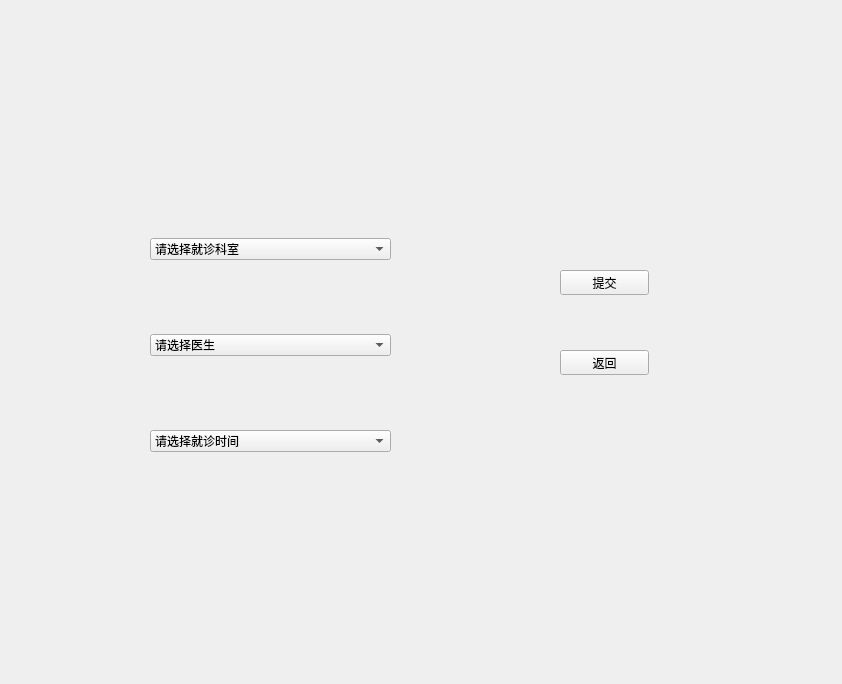
<?xml version="1.0" encoding="UTF-8"?>
<ui version="4.0">
 <class>Registration</class>
 <widget class="QWidget" name="Registration">
  <property name="geometry">
   <rect>
    <x>0</x>
    <y>0</y>
    <width>842</width>
    <height>684</height>
   </rect>
  </property>
  <property name="windowTitle">
   <string>Form</string>
  </property>
  <widget class="QPushButton" name="pushButton">
   <property name="geometry">
    <rect>
     <x>560</x>
     <y>270</y>
     <width>89</width>
     <height>25</height>
    </rect>
   </property>
   <property name="text">
    <string>提交</string>
   </property>
  </widget>
  <widget class="QPushButton" name="pushButton_2">
   <property name="geometry">
    <rect>
     <x>560</x>
     <y>350</y>
     <width>89</width>
     <height>25</height>
    </rect>
   </property>
   <property name="text">
    <string>返回</string>
   </property>
  </widget>
  <widget class="QWidget" name="layoutWidget">
   <property name="geometry">
    <rect>
     <x>150</x>
     <y>170</y>
     <width>241</width>
     <height>351</height>
    </rect>
   </property>
   <layout class="QVBoxLayout" name="verticalLayout">
    <item>
     <widget class="QComboBox" name="comboBox">
      <item>
       <property name="text">
        <string>请选择就诊科室</string>
       </property>
      </item>
      <item>
       <property name="text">
        <string>骨科</string>
       </property>
      </item>
      <item>
       <property name="text">
        <string>皮肤科</string>
       </property>
      </item>
      <item>
       <property name="text">
        <string>内科</string>
       </property>
      </item>
      <item>
       <property name="text">
        <string>外科</string>
       </property>
      </item>
      <item>
       <property name="text">
        <string>眼科</string>
       </property>
      </item>
      <item>
       <property name="text">
        <string>耳鼻喉科</string>
       </property>
      </item>
      <item>
       <property name="text">
        <string>心脑血管科</string>
       </property>
      </item>
      <item>
       <property name="text">
        <string>儿科</string>
       </property>
      </item>
      <item>
       <property name="text">
        <string>急诊</string>
       </property>
      </item>
      <item>
       <property name="text">
        <string>胸痛外科</string>
       </property>
      </item>
     </widget>
    </item>
    <item>
     <widget class="QComboBox" name="comboBox_2">
      <item>
       <property name="text">
        <string>请选择医生</string>
       </property>
      </item>
      <item>
       <property name="text">
        <string>新建项目</string>
       </property>
      </item>
      <item>
       <property name="text">
        <string>新建项目</string>
       </property>
      </item>
      <item>
       <property name="text">
        <string>新建项目</string>
       </property>
      </item>
     </widget>
    </item>
    <item>
     <widget class="QComboBox" name="comboBox_3">
      <item>
       <property name="text">
        <string>请选择就诊时间</string>
       </property>
      </item>
      <item>
       <property name="text">
        <string>明天</string>
       </property>
      </item>
      <item>
       <property name="text">
        <string>后天</string>
       </property>
      </item>
      <item>
       <property name="text">
        <string>新建项目</string>
       </property>
      </item>
     </widget>
    </item>
   </layout>
  </widget>
 </widget>
 <resources/>
 <connections/>
</ui>
